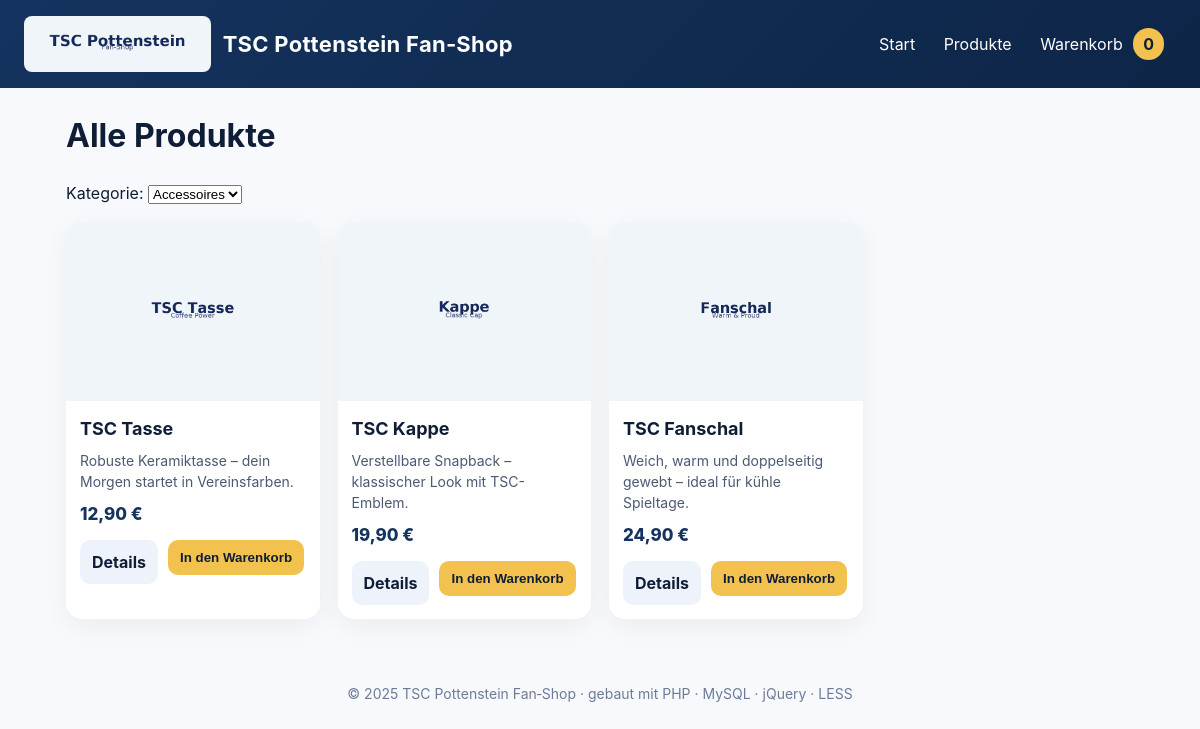
The page /products.php?cat=2 on the database its author committed.
### tables this page shows
CREATE TABLE `products` (
  `id` INT AUTO_INCREMENT PRIMARY KEY,
  `category_id` INT NOT NULL,
  `name` VARCHAR(200) NOT NULL,
  `description` TEXT,
  `price` DECIMAL(10,2) NOT NULL,
  `image` VARCHAR(200) NOT NULL,
  CONSTRAINT `fk_products_category` FOREIGN KEY (`category_id`) REFERENCES `categories`(`id`) ON DELETE RESTRICT
);

### functions.php (called while the page is built, shortened)
<?php
function format_price($n) {
    return number_format((float)$n, 2, ',', '.') . ' €';
}
function fetch_categories(PDO $pdo) {
    $stmt = $pdo->query("SELECT id, name FROM categories ORDER BY name");
    return $stmt->fetchAll();
}
function fetch_products(PDO $pdo, $category_id = null, $limit = null) {
    if ($category_id) {
        $sql = "SELECT * FROM products WHERE category_id = ? ORDER BY id DESC";
        $stmt = $pdo->prepare($sql);
        $stmt->execute([$category_id]);
    } else {
        $sql = "SELECT * FROM products ORDER BY id DESC";
        if ($limit) $sql .= " LIMIT " . (int)$limit;
        $stmt = $pdo->query($sql);
    }
    return $stmt->fetchAll();
}
?>

### products.php (the view, shortened to what this page needs)
<?php include 'header.php'; ?>
  <h1>Alle Produkte</h1>
  <form method="get" style="margin: 0 0 16px 0">
    <label for="cat">Kategorie:</label>
    <select name="cat" id="cat" onchange="this.form.submit()">
      <?php foreach (fetch_categories($pdo) as $c): ?>
        <option value="<?php echo (int)$c['id']; ?>" <?php if (!empty($_GET['cat']) && (int)$_GET['cat']===$c['id']) echo 'selected'; ?>><?php echo htmlspecialchars($c['name']); ?></option>
      <?php endforeach; ?>
    </select>
  </form>
  <div class="grid">
    <?php
      $cat = isset($_GET['cat']) ? (int)$_GET['cat'] : null;
      $products = fetch_products($pdo, $cat, null);
      foreach ($products as $p):
    ?>
      <div class="card">
        <img src="assets/img/<?php echo htmlspecialchars($p['image']); ?>" alt="<?php echo htmlspecialchars($p['name']); ?>">
        <div class="pad">
          <h3><?php echo htmlspecialchars($p['name']); ?></h3>
          <p class="desc"><?php echo htmlspecialchars($p['description']); ?></p>
          <div class="price"><?php echo format_price($p['price']); ?></div>
          <div class="actions">
            <a class="btn ghost" href="product.php?id=<?php echo (int)$p['id']; ?>">Details</a>
            <form class="add-to-cart-form" method="post" action="cart_action.php" style="display:inline;">
              <button class="btn primary" type="submit">In den Warenkorb</button>
            </form>
          </div>
        </div>
      </div>
    <?php endforeach; ?>
  </div>
<?php include 'footer.php'; ?>

### assets/css/styles.css (style rules this page uses)
* { box-sizing:border-box }
html,body { margin:0;padding:0 }
body { font-family:-apple-system,BlinkMacSystemFont,"Segoe UI",Roboto,"Helvetica Neue",Arial,"Noto Sans","Apple Color Emoji","Segoe UI Emoji",sans-serif;background:#f7f9fc;color:#0f1e36;line-height:1.5 }
a { color:#14335E;text-decoration:none }
.grid { display:grid;grid-template-columns:repeat(auto-fill,minmax(230px,1fr));gap:18px }
.card { background:#fff;border-radius:16px;box-shadow:0 8px 26px rgba(0,0,0,.05);overflow:hidden;display:flex;flex-direction:column }
.card img { width:100%;height:180px;object-fit:cover }
.card .pad { padding:14px }
.card h3 { margin:0 0 8px 0;font-size:18px;color:#0f1e36 }
.card p.desc { margin:0 0 10px 0;color:#4b5973;font-size:14px;min-height:40px }
.card .price { font-weight:800;font-size:17px;color:#14335E }
.card .actions { margin-top:12px;display:flex;gap:10px }
.card .btn { border:none;padding:10px 12px;border-radius:10px;cursor:pointer;font-weight:700 }
.card .btn.primary { background:#F2C14E;color:#0f1e36 }
.card .btn.ghost { background:#eef3fb;color:#0f1e36 }

### rows shown on the page
products: image (picture), name "TSC Tasse", description "Robuste Keramiktasse – dein Morgen startet in Vereinsfarben.", price "12,90 €"
products: image (picture), name "TSC Kappe", description "Verstellbare Snapback – klassischer Look mit TSC-Emblem.", price "19,90 €"
products: image (picture), name "TSC Fanschal", description "Weich, warm und doppelseitig gewebt – ideal für kühle Spieltage.", price "24,90 €"

### other values the page prints
get_cart_count() "0"
form field cat "Accessoires"
